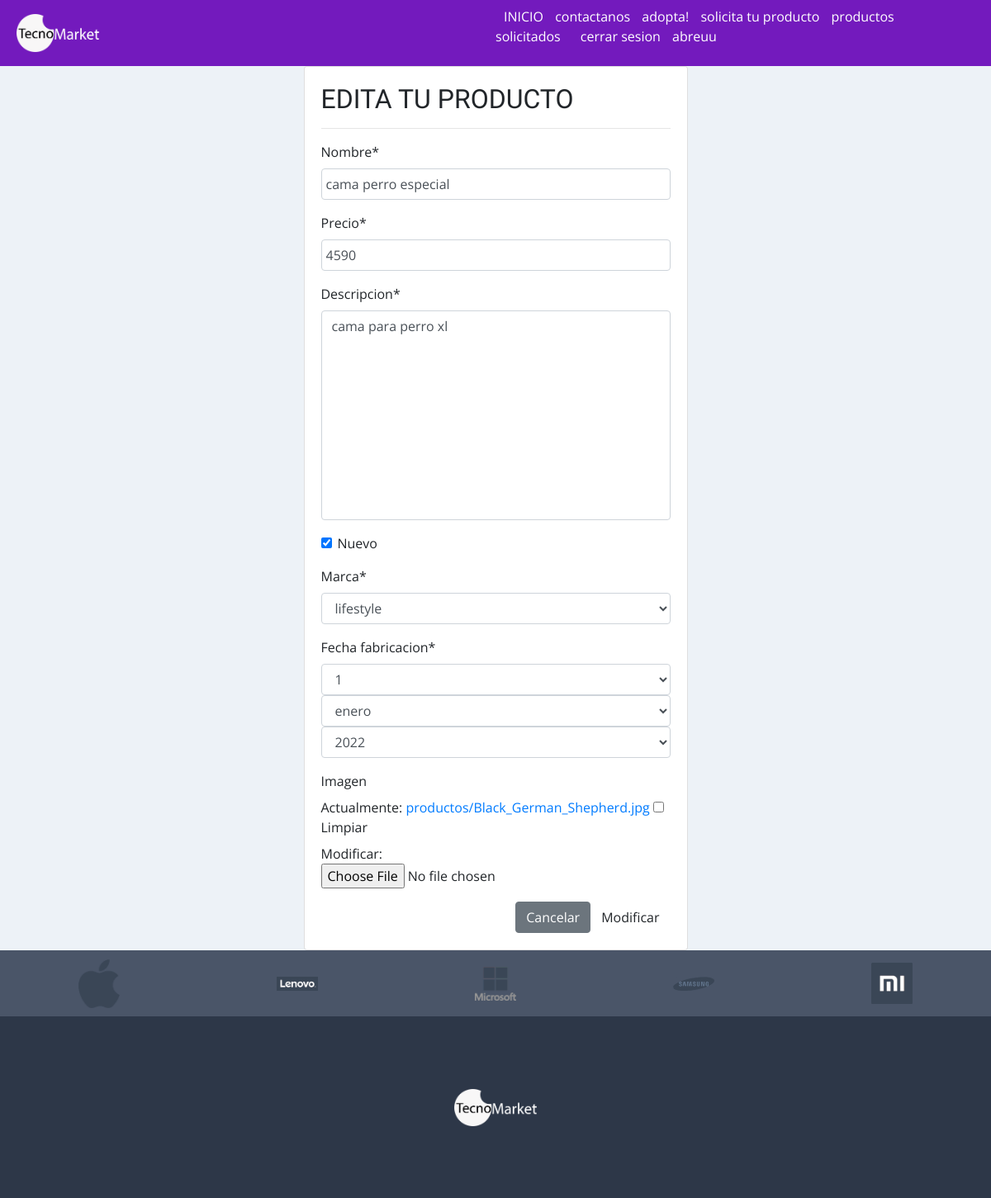
The app's page /modificar-producto/10/ (signed in) with its own data.
### app/models.py (models this page shows, shortened)
class Producto(models.Model):
    nombre = models.CharField(max_length=50)
    precio = models.IntegerField()
    descripcion = models.TextField()
    nuevo = models.BooleanField()
    marca = models.ForeignKey(Marca, on_delete=models.PROTECT)
    fecha_fabricacion = models.DateField()
    imagen = models.ImageField(upload_to="productos", null=True)

class Marca(models.Model):
    nombre = models.CharField(max_length=50)
    def __str__(self):
        return self.nombre

### app/views.py (the view, shortened to what this page needs)
# urls.py: path('modificar-producto/<id>/', modificar_producto, name="modificar_producto"),
@permission_required('app.delete_producto')
def modificar_producto(request, id):
    producto = get_object_or_404(Producto, id=id)
    data = {
        'form': ProductoForm(instance=producto)
    }
    return render(request, 'app/producto/modificar.html', data)

### app/forms.py
class ProductoForm(forms.ModelForm):
    nombre = forms.CharField(min_length=3, max_length=50)
    imagen = forms.ImageField(required=False)
    class Meta:
        model = Producto
        fields = '__all__'
        widgets = {
            "fecha_fabricacion": forms.SelectDateWidget()
        }

### app/templates/app/producto/modificar.html (shortened to what this page needs)
{% extends 'app/base.html' %}
{% block contenido %}
{% load crispy_forms_tags %}
        <div class="row">
            <div class="col-12 col-md-6 offset-md-3">
                <div class="card">
                    <div class="card-body">
                        <h2>EDITA TU PRODUCTO</h2>
                        <hr>
                        <form action="" method="post" enctype="multipart/form-data">
                            {{ form | crispy }}
                            <div class="d-flex justify-content-end">
                                <input type="reset" value="Cancelar" class="btn btn-secondary">
                                <input type="submit" value="Modificar" class="btn btn-prymary">
                            </div>
                        </form>
                    </div>
                </div>
            </div>
        </div>
{% endblock %}

### app/templates/app/base.html (shortened to what this page needs)
<!DOCTYPE html>
<html lang="es">
<head>
    {% load static %}
    <link rel="stylesheet" href="https://cdn.jsdelivr.net/npm/bootstrap@4.4.1/dist/css/bootstrap.min.css"
>
    <link rel="stylesheet" href="{% static 'app/css/estilos.css' %}">
</head>
<body>
    <header id="header">
        <div class="contenedor_logo">
            <img class="logo" src="{% static 'app/img/tecnomarketpngicono.png' %}" alt="logo">
        </div>
        <div>
            <nav id="nav">
                <ul>
                    <li>
                        <a href="{% url 'home' %}"> INICIO </a>
                    </li>
                    <li>
                        <a href="{% url 'contacto' %}">contactanos</a>
                    </li>
                    <li><a href="{% url 'galeria' %}">adopta!</a></li>
                    {% if perms.app.add_producto %}
                    <li>
                        <a href="{% url 'agregar_producto' %}">solicita tu producto</a>
                    </li>
                    {% endif %}
                    {% if perms.app.view_producto %}
                    <li>
                        <a href="{% url 'listar_producto' %}">productos solicitados</a>
                    </li>
                    <li>
                    {% endif %}
                    {% if user.is_authenticated %}
                    <li>
                        <a href="{% url 'logout' %}">cerrar sesion</a>
                    </li>
                    <li>
                        <a href="#">{{ user.username }}</a>
                    </li>
                    {% endif %}
                    </li>
                </ul>
            </nav>
        </div>
    </header>
    <div id="contenido">
        {% block contenido%}
        {% endblock %}
    </div>
    <footer>
        <div class="marcas">
            <img src="{% static 'app/img/footer/apple.png' %}" alt="Bulterrier">
            <img src="{% static 'app/img/footer/lenovo.png' %}" alt="Pastor">
            <img src="{% static 'app/img/footer/microsoft.png' %}" alt="pudeel">
            <img src="{% static 'app/img/footer/samsung.png' %}" alt="galgo">
            <img src="{% static 'app/img/footer/xiaomi.png' %}" alt="pitbul">
        </div>
        <div class="logo_footer">
            <img src="{% static 'app/img/tecnomarketpngicono.png' %}" alt="logo">
        </div>
    </footer>
</body>
</html>

### app/static/app/css/estilos.css (style rules this page uses)
* { margin:0; padding:0; }
body { background-color:#EDF2F7; font-family: 'Open Sans', sans-serif; }
h1,h2 { font-family: 'Balsamiq Sans', cursive; }
header { width: 100%; height: 80px; background-color: #731abd; display: flex; justify-content: space-between; }
header > div { width: 50%; }
.contenedor_logo { display: flex; align-items: center; }
.logo { width: 100px; margin-left: 20px; }
nav { display: flex; justify-content: flex-end; align-items: center; height: 100%; }
nav > ul { margin-right: 50px; }
nav > ul > li { display: inline; margin-left: 10px; }
nav a { color:white; text-decoration: none; }
#contenido { width: 80%; margin:auto; max-width: 1280px; min-height: 100vh; }
footer { width: 100%; height: 300px; background-color: #2D3748; }
footer > .marcas { width: 100%; height: 80px; background-color: #4A5568; display: flex; justify-content: space-around; align-items: center; }
footer > .marcas > img { width: 50px; }
footer > .logo_footer { display: flex; justify-content: center; align-items: center; height: calc(100% - 80px); }
footer > .logo_footer > img { width: 100px; }
input[type=text], input[type=email], input[type=number], select, textarea { width: 100%; padding: 5px; }
textarea { resize: none; }

### records on screen
Producto: nombre "cama perro especial", precio "4590", descripcion "cama para perro xl", nuevo "☑", marca "lifestyle"

### other values on screen
{{ user.username }} "abreuu"
